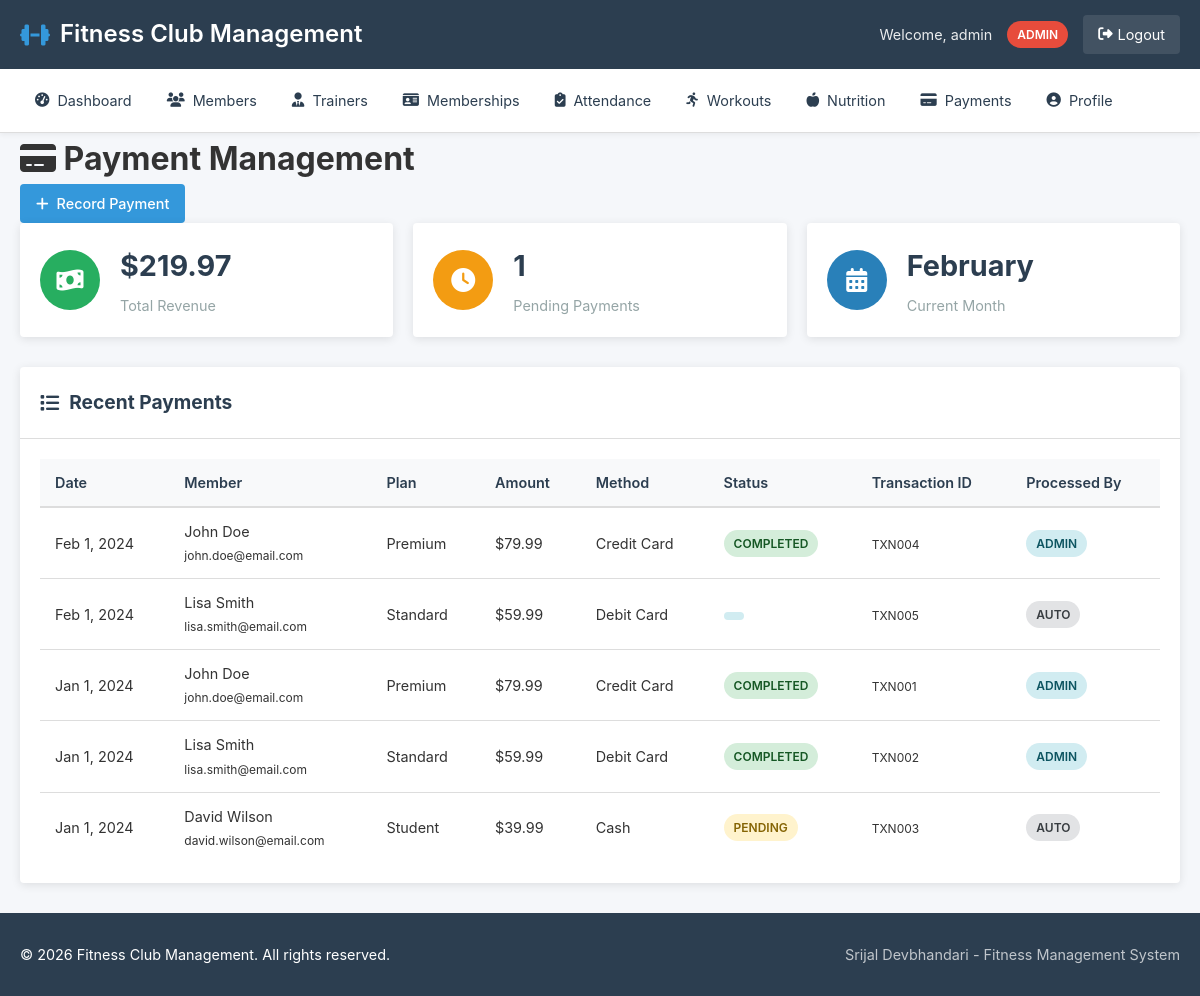
The app's page /payments/index.php (signed in) with its own data.
### tables this page shows
CREATE TABLE payments (
    id INT PRIMARY KEY AUTO_INCREMENT,
    membership_id INT NOT NULL,
    amount DECIMAL(10,2) NOT NULL,
    payment_date DATE DEFAULT CURRENT_DATE,
    payment_method ENUM('Cash', 'Credit Card', 'Debit Card', 'Bank Transfer', 'Online') DEFAULT 'Cash',
    transaction_id VARCHAR(100),
    status ENUM('Completed', 'Pending', 'Failed', 'Refunded') DEFAULT 'Completed',
    notes TEXT,
    processed_by INT,
    created_at TIMESTAMP DEFAULT CURRENT_TIMESTAMP,
    FOREIGN KEY (membership_id) REFERENCES memberships(id) ON DELETE CASCADE,
    FOREIGN KEY (processed_by) REFERENCES users(id),
    INDEX idx_date (payment_date)
);

CREATE TABLE members (
    id INT PRIMARY KEY AUTO_INCREMENT,
    user_id INT UNIQUE,
    first_name VARCHAR(50) NOT NULL,
    last_name VARCHAR(50) NOT NULL,
    email VARCHAR(100) UNIQUE NOT NULL,
    phone VARCHAR(20),
    date_of_birth DATE,
    gender ENUM('Male', 'Female', 'Other'),
    address TEXT,
    emergency_contact VARCHAR(100),
    profile_image VARCHAR(255),
    join_date DATE DEFAULT CURRENT_DATE,
    status ENUM('Active', 'Inactive', 'Suspended') DEFAULT 'Active',
    fitness_goals TEXT,
    medical_notes TEXT,
    height_cm DECIMAL(5,2),
    weight_kg DECIMAL(5,2),
    created_at TIMESTAMP DEFAULT CURRENT_TIMESTAMP,
    updated_at TIMESTAMP DEFAULT CURRENT_TIMESTAMP ON UPDATE CURRENT_TIMESTAMP,
    FOREIGN KEY (user_id) REFERENCES users(id) ON DELETE CASCADE,
    INDEX idx_status (status),
    INDEX idx_name (first_name, last_name)
);

CREATE TABLE memberships (
    id INT PRIMARY KEY AUTO_INCREMENT,
    member_id INT NOT NULL,
    plan_name VARCHAR(50) NOT NULL,
    plan_type ENUM('Monthly', 'Quarterly', 'Annual', 'Pay-as-you-go') DEFAULT 'Monthly',
    price DECIMAL(10,2) NOT NULL,
    start_date DATE NOT NULL,
    expiry_date DATE NOT NULL,
    payment_status ENUM('Paid', 'Pending', 'Overdue') DEFAULT 'Pending',
    payment_method VARCHAR(50),
    auto_renew BOOLEAN DEFAULT TRUE,
    created_at TIMESTAMP DEFAULT CURRENT_TIMESTAMP,
    FOREIGN KEY (member_id) REFERENCES members(id) ON DELETE CASCADE,
    INDEX idx_expiry (expiry_date),
    INDEX idx_status (payment_status)
);

### includes/functions.php (called while the page is built, shortened)
<?php
function format_date($date_string)
{
    return date('M j, Y', strtotime($date_string));
}
function e($string)
{
    return htmlspecialchars($string ?? '', ENT_QUOTES, 'UTF-8');
}
function get_status_badge($status)
{
    $status_lower = strtolower($status);
    switch ($status_lower) {
        case 'active':
        case 'paid':
        case 'completed':
            return 'success';
        case 'inactive':
        case 'pending':
            return 'warning';
        default:
            return 'info';
    }
}
?>

### public/payments/index.php (the view, shortened to what this page needs)
<?php
require_once '../../config/config.php';
require_once '../../includes/functions.php';
include '../../includes/header.php';
$stmt = $pdo->query("
    SELECT p.*, m.first_name, m.last_name, m.email, ms.plan_name
    FROM payments p
    JOIN memberships ms ON p.membership_id = ms.id
    JOIN members m ON ms.member_id = m.id
    ORDER BY p.payment_date DESC
    LIMIT 20
");
$payments = $stmt->fetchAll();
$total_revenue = $pdo->query("SELECT SUM(amount) as total FROM payments WHERE status = 'Completed'")->fetch()['total'] ?? 0;
$pending_payments = $pdo->query("SELECT COUNT(*) as total FROM payments WHERE status = 'Pending'")->fetch()['total'] ?? 0;
?>
<div class="content-header">
    <h1><i class="fas fa-credit-card"></i> Payment Management</h1>
    <div class="header-actions">
        <a href="add.php" class="btn btn-primary">
            <i class="fas fa-plus"></i> Record Payment
        </a>
    </div>
</div>
<div class="stats-grid">
    <div class="stat-card">
        <div class="stat-icon success">
            <i class="fas fa-money-bill-wave"></i>
        </div>
        <div class="stat-info">
            <h3>$<?php echo number_format($total_revenue, 2); ?></h3>
            <p>Total Revenue</p>
        </div>
    </div>
    <div class="stat-card">
        <div class="stat-icon warning">
            <i class="fas fa-clock"></i>
        </div>
        <div class="stat-info">
            <h3><?php echo e($pending_payments); ?></h3>
            <p>Pending Payments</p>
        </div>
    </div>
    <div class="stat-card">
        <div class="stat-icon info">
            <i class="fas fa-calendar-alt"></i>
        </div>
        <div class="stat-info">
            <h3><?php echo date('F'); ?></h3>
            <p>Current Month</p>
        </div>
    </div>
</div>
<div class="content-card">
    <div class="card-header">
        <h2><i class="fas fa-list"></i> Recent Payments</h2>
    </div>
    <div class="card-body">
        <?php if ($payments): ?>
            <div class="table-responsive">
                <table class="data-table">
                    <thead>
                        <tr>
                            <th>Date</th>
                            <th>Member</th>
                            <th>Plan</th>
                            <th>Amount</th>
                            <th>Method</th>
                            <th>Status</th>
                            <th>Transaction ID</th>
                            <th>Processed By</th>
                        </tr>
                    </thead>
                    <tbody>
                        <?php foreach ($payments as $payment): ?>
                        <tr>
                            <td><?php echo e(format_date($payment['payment_date'])); ?></td>
                            <td>
                                <?php echo e($payment['first_name'] . ' ' . $payment['last_name']); ?>
                                <br><small><?php echo e($payment['email']); ?></small>
                            </td>
                            <td><?php echo e($payment['plan_name']); ?></td>
                            <td>$<?php echo number_format($payment['amount'], 2); ?></td>
                            <td><?php echo e($payment['payment_method']); ?></td>
                            <td>
                                <span class="status-badge <?php echo get_status_badge($payment['status']); ?>">
                                    <?php echo e($payment['status']); ?>
                                </span>
                            </td>
                            <td><small><?php echo e($payment['transaction_id'] ?: 'N/A'); ?></small></td>
                            <td>
                                <?php if ($payment['processed_by']): ?>
                                    <span class="badge info">Admin</span>
                                <?php else: ?>
                                    <span class="badge secondary">Auto</span>
                                <?php endif; ?>
                            </td>
                        </tr>
                        <?php endforeach; ?>
                    </tbody>
                </table>
            </div>
        <?php endif; ?>
    </div>
</div>
<?php include '../../includes/footer.php'; ?>

### assets/css/style.css (style rules this page uses)
* { margin: 0; padding: 0; box-sizing: border-box; }
:root { --primary-color: #2c3e50; --secondary-color: #3498db; --success-color: #27ae60; --warning-color: #f39c12; --danger-color: #e74c3c; --info-color: #2980b9; --light-color: #ecf0f1; --dark-color: #2c3e50; --gray-color: #95a5a6; --border-color: #ddd; --shadow: 0 2px 10px rgba(0, 0, 0, 0.1); --border-radius: 4px; --transition: all 0.3s ease; }
body { font-family: -apple-system, BlinkMacSystemFont, 'Segoe UI', Roboto, Oxygen, Ubuntu, sans-serif; line-height: 1.6; color: #333; background-color: #f5f7fa; min-height: 100vh; display: flex; flex-direction: column; }
.stats-grid { display: grid; grid-template-columns: repeat(auto-fit, minmax(250px, 1fr)); gap: 20px; margin-bottom: 30px; }
.stat-card { background: white; border-radius: var(--border-radius); padding: 20px; box-shadow: var(--shadow); display: flex; align-items: center; gap: 20px; transition: var(--transition); }
.stat-icon { width: 60px; height: 60px; border-radius: 50%; display: flex; align-items: center; justify-content: center; font-size: 1.5rem; color: white; }
.stat-icon.success { background-color: var(--success-color); }
.stat-icon.info { background-color: var(--info-color); }
.stat-icon.warning { background-color: var(--warning-color); }
.stat-info h3 { font-size: 1.8rem; color: var(--dark-color); margin-bottom: 5px; }
.stat-info p { color: var(--gray-color); font-size: 0.9rem; }
.content-card { background: white; border-radius: var(--border-radius); box-shadow: var(--shadow); margin-bottom: 30px; overflow: hidden; }
.card-header { padding: 20px; border-bottom: 1px solid var(--border-color); display: flex; justify-content: space-between; align-items: center; }
.card-header h2 { font-size: 1.2rem; color: var(--dark-color); display: flex; align-items: center; gap: 10px; }
.card-body { padding: 20px; }
.table-responsive { overflow-x: auto; }
.data-table { width: 100%; border-collapse: collapse; font-size: 0.9rem; }
.data-table thead { background-color: #f8f9fa; }
.data-table th { padding: 12px 15px; text-align: left; font-weight: 600; color: var(--dark-color); border-bottom: 2px solid var(--border-color); }
.data-table td { padding: 12px 15px; border-bottom: 1px solid var(--border-color); }
.data-table tbody tr:last-child td { border-bottom: none; }
.status-badge, .badge { display: inline-block; padding: 4px 10px; border-radius: 20px; font-size: 0.75rem; font-weight: 600; text-transform: uppercase; }
.status-badge.success, .badge.success { background-color: #d4edda; color: #155724; }
.status-badge.warning, .badge.warning { background-color: #fff3cd; color: #856404; }
.status-badge.info, .badge.info { background-color: #d1ecf1; color: #0c5460; }
.status-badge.secondary, .badge.secondary { background-color: #e2e3e5; color: #383d41; }
.btn { display: inline-flex; align-items: center; justify-content: center; gap: 8px; padding: 8px 16px; border: none; border-radius: var(--border-radius); font-size: 0.9rem; font-weight: 500; text-decoration: none; cursor: pointer; transition: var(--transition); white-space: nowrap; }
.btn-primary { background-color: var(--secondary-color); color: white; }

### records on screen
payments: payment_date "Feb 1, 2024", members.first_name+last_name "John Doe", members.email "john.doe@email.com", membership.plan_name "Premium", amount "79.99", payment_method "Credit Card", status "COMPLETED", transaction "TXN004", shows "ADMIN"
payments: payment_date "Feb 1, 2024", members.first_name+last_name "Lisa Smith", members.email "lisa.smith@email.com", membership.plan_name "Standard", amount "59.99", payment_method "Debit Card", transaction "TXN005", shows "AUTO"
payments: payment_date "Jan 1, 2024", members.first_name+last_name "John Doe", members.email "john.doe@email.com", membership.plan_name "Premium", amount "79.99", payment_method "Credit Card", status "COMPLETED", transaction "TXN001", shows "ADMIN"
payments: payment_date "Jan 1, 2024", members.first_name+last_name "Lisa Smith", members.email "lisa.smith@email.com", membership.plan_name "Standard", amount "59.99", payment_method "Debit Card", status "COMPLETED", transaction "TXN002", shows "ADMIN"
payments: payment_date "Jan 1, 2024", members.first_name+last_name "David Wilson", members.email "david.wilson@email.com", membership.plan_name "Student", amount "39.99", payment_method "Cash", status "PENDING", transaction "TXN003", shows "AUTO"

### other values on screen
SITE_NAME "Fitness Club Management"
$_SESSION['user_name'] "admin"
$_SESSION['user_role'] "ADMIN"
$total_revenue "219.97"
$pending_payments "1"
